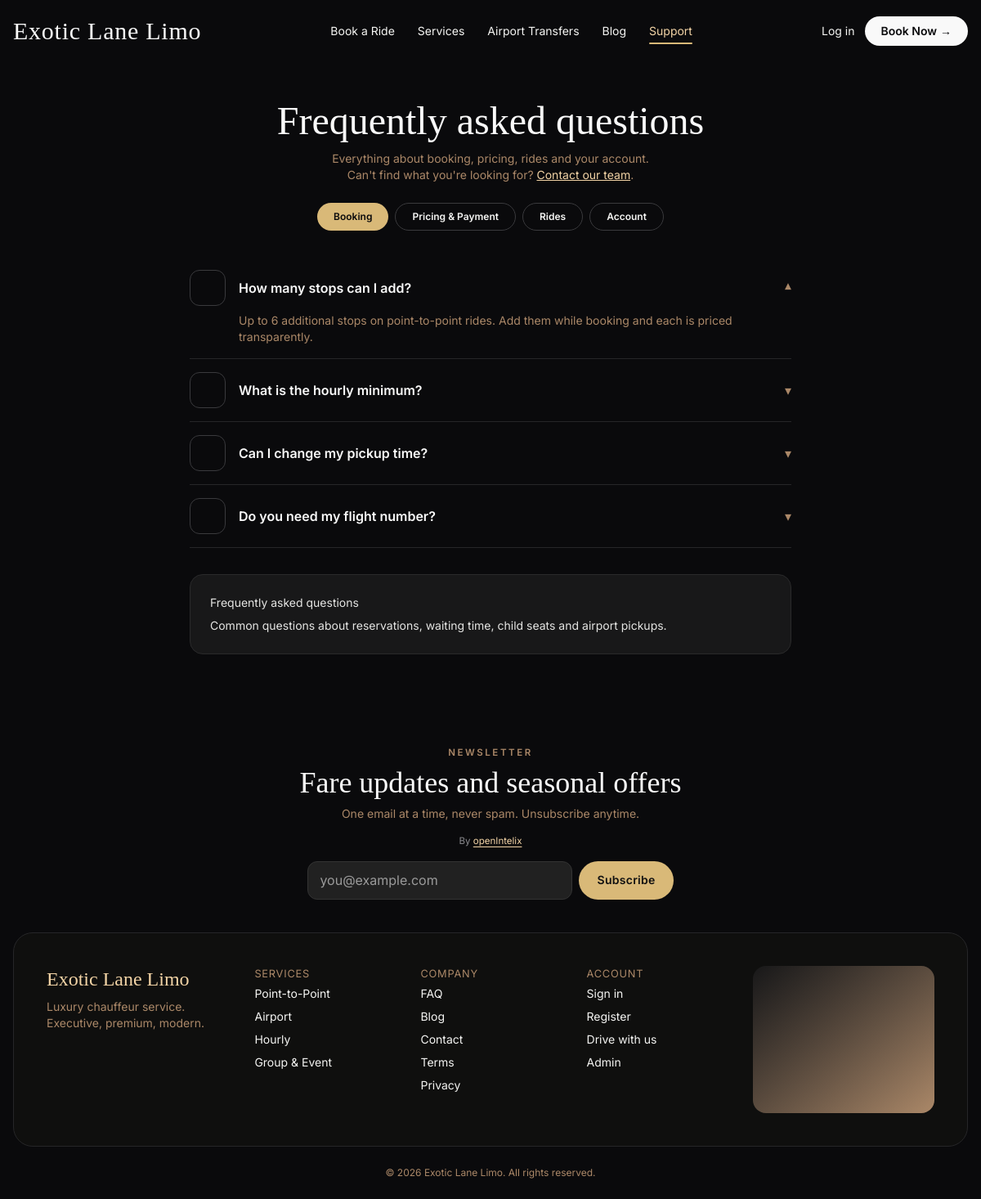
The page /legal/faq.php on the database its author committed.
### tables this page shows
CREATE TABLE IF NOT EXISTS faqs (
  id BIGINT UNSIGNED NOT NULL AUTO_INCREMENT PRIMARY KEY,
  group_id BIGINT UNSIGNED NOT NULL,
  question VARCHAR(255) NOT NULL,
  answer TEXT NOT NULL,
  icon VARCHAR(32) NOT NULL DEFAULT 'pin',
  sort_order INT NOT NULL DEFAULT 0,
  is_active TINYINT(1) NOT NULL DEFAULT 1,
  updated_by BIGINT UNSIGNED NULL,
  created_at DATETIME NOT NULL DEFAULT CURRENT_TIMESTAMP,
  updated_at DATETIME NOT NULL DEFAULT CURRENT_TIMESTAMP ON UPDATE CURRENT_TIMESTAMP,
  KEY idx_faq_group_order (group_id, sort_order),
  KEY idx_faq_active (is_active),
  KEY idx_faq_admin (updated_by),
  CONSTRAINT fk_faq_group FOREIGN KEY (group_id) REFERENCES faq_groups(id) ON DELETE RESTRICT,
  CONSTRAINT fk_faq_admin FOREIGN KEY (updated_by) REFERENCES admins(id) ON DELETE SET NULL
);

CREATE TABLE IF NOT EXISTS content (
  id BIGINT UNSIGNED NOT NULL AUTO_INCREMENT PRIMARY KEY,
  slug VARCHAR(120) NOT NULL,
  title VARCHAR(190) NULL,
  body MEDIUMTEXT NULL,
  meta_title VARCHAR(190) NULL,
  meta_description VARCHAR(255) NULL,
  meta_keywords VARCHAR(255) NULL,
  og_title VARCHAR(190) NULL,
  og_description VARCHAR(255) NULL,
  og_image VARCHAR(255) NULL,
  canonical_url VARCHAR(255) NULL,
  noindex TINYINT(1) NOT NULL DEFAULT 0,
  updated_by BIGINT UNSIGNED NULL,
  created_at DATETIME NOT NULL DEFAULT CURRENT_TIMESTAMP,
  updated_at DATETIME NOT NULL DEFAULT CURRENT_TIMESTAMP ON UPDATE CURRENT_TIMESTAMP,
  UNIQUE KEY uq_content_slug (slug),
  CONSTRAINT fk_content_admin FOREIGN KEY (updated_by) REFERENCES admins(id) ON DELETE SET NULL
);

### legal/faq.php (the view, shortened to what the rows shown need)
<?php
require_once __DIR__ . '/../app/bootstrap.php';
require_once __DIR__ . '/../app/richtext.php';
$pdo = Database::pdo();
try { $body = $pdo->query('SELECT body FROM content WHERE slug = "faq" LIMIT 1')->fetch()['body'] ?? ''; } catch (Throwable) { $body = ''; }
$icons = [
    'pin' => '<path d="M12 21s-7-5.5-7-11a7 7 0 1 1 14 0c0 5.5-7 11-7 11z"/><circle cx="12" cy="10" r="2.5"/>',
    'clock' => '<circle cx="12" cy="12" r="9"/><path d="M12 7v5l3 2"/>',
    'edit' => '<path d="M12 20h9"/><path d="M16.5 3.5a2.1 2.1 0 0 1 3 3L7 19l-4 1 1-4z"/>',
    'plane' => '<path d="M10 20l2-8 8-8-8 2-2 6-6 2 6 2 2 4z"/><circle cx="19" cy="5" r="1.5"/>',
    'tag' => '<path d="M20 12l-8 8-9-9V4h7z"/><circle cx="7.5" cy="7.5" r="1.5"/>',
    'card' => '<rect x="2" y="5" width="20" height="14" rx="2"/><line x1="2" y1="10" x2="22" y2="10"/>',
    'doc' => '<path d="M14 2H6a2 2 0 0 0-2 2v16a2 2 0 0 0 2 2h12a2 2 0 0 0 2-2V8z"/><path d="M14 2v6h6"/>',
    'coin' => '<circle cx="12" cy="12" r="9"/><path d="M12 7v10M9 9.5c0-1 1.3-1.8 3-1.8s3 .8 3 1.8-1 1.6-3 2.2-3 1-3 2.2 1.3 1.9 3 1.9 3-.9 3-1.9"/>',
    'time' => '<circle cx="12" cy="12" r="9"/><path d="M12 7v5l3 2"/>',
    'seat' => '<path d="M7 4v8h8l3 8"/><path d="M7 12h6"/><circle cx="17" cy="19" r="1.6"/><circle cx="9" cy="19" r="1.6"/>',
    'car' => '<path d="M5 12l1.5-4.5A2 2 0 0 1 8.4 6h7.2a2 2 0 0 1 1.9 1.5L19 12"/><rect x="3" y="12" width="18" height="6" rx="1.5"/><circle cx="8" cy="18.5" r="1.6"/><circle cx="16" cy="18.5" r="1.6"/>',
    'user' => '<circle cx="12" cy="8" r="4"/><path d="M4 21c0-4 3.5-6 8-6s8 2 8 6"/>',
    'x' => '<circle cx="12" cy="12" r="9"/><path d="M9 9l6 6M15 9l-6 6"/>',
    'chat' => '<path d="M21 12a8 8 0 0 1-8 8H4l2-3a8 8 0 1 1 15-5z"/>',
];
$faqs = faq_questions($pdo);
$groups = [];
foreach (faq_groups($pdo) as $g) {
    if (($g['n'] ?? 0) > 0 || !$faqs) $groups[$g['slug']] = $g['label'];
}
$copy = page_content($pdo, 'faq');
?>
<div class="max-w-3xl mx-auto px-4 py-12" x-data="{cat:<?= e(json_encode((string)array_key_first($groups), JSON_HEX_APOS | JSON_HEX_QUOT)) ?>}">
  <h1 class="font-display text-4xl md:text-5xl text-[#F9F9F9] text-center"><?= e((string)($copy['faq_heading'] ?? 'Frequently asked questions')) ?></h1>
  <div class="mt-8">
    <?php $first = true; foreach ($faqs as $f): ?>
    <details class="hairline-b py-4 group" x-show="cat === '<?= $f['g'] ?>'" <?= $first ? 'open' : '' ?>>
      <summary class="flex items-center gap-4 cursor-pointer [&::-webkit-details-marker]:hidden">
        <span class="w-11 h-11 shrink-0 rounded-xl border border-[#3a3a3d] text-[#D9B978] inline-flex items-center justify-center" aria-hidden="true">
          <svg width="20" height="20" viewBox="0 0 24 24" fill="none" stroke="currentColor" stroke-width="1.8" stroke-linecap="round" stroke-linejoin="round"><?= $icons[$f['icon']] ?? $icons['chat'] ?></svg>
        </span>
        <span class="flex-1 text-sm md:text-base text-[#F9F9F9] font-semibold"><?= e($f['q']) ?></span>
        <span class="text-[#AB8868] group-open:rotate-180 transition-transform shrink-0" aria-hidden="true">▾</span>
      </summary>
      <p class="text-sm text-[#AB8868] mt-2 pl-[60px] pr-6"><?= e($f['a']) ?></p>
    </details>
    <?php $first = false; endforeach; ?>
  </div>
  <?php if ($body): ?>
  <div class="card rounded-2xl p-6 mt-8 text-sm text-[#E5E5E3] space-y-2"><?= render_rich_text($body) ?></div>
  <?php endif; ?>
</div>
<?php
require APP_ROOT . '/views/layouts/public.php';

### app/richtext.php (shortened to what the rows shown need)
<?php
function clean_html(?string $html): string
{
    $html = trim((string)$html);
    $html = preg_replace('#<(script|style|iframe|object|embed|form|input|button)\b[^>]*>.*?</\1>#is', '', $html) ?? '';
    $html = strip_tags($html, '<p><br><b><strong><i><em><u><s><a><ul><ol><li><h2><h3><h4><blockquote>');
    $html = preg_replace_callback('~<a\b([^>]*)>~i', static function (array $m): string {
        $attrs = $m[1];
        $href = '';
        if (preg_match('~\bhref\s*=\s*"([^"]*)"~i', $attrs, $h)) $href = $h[1];
        elseif (preg_match("~\bhref\s*=\s*'([^']*)'~i", $attrs, $h)) $href = $h[1];
        elseif (preg_match('~\bhref\s*=\s*([^\s>]+)~i', $attrs, $h)) $href = $h[1];
        if ($href === '' || preg_match('~^(?:https?://|mailto:|\#)~i', $href) !== 1) return '<a>';
        return '<a href="' . htmlspecialchars($href, ENT_QUOTES | ENT_HTML5, 'UTF-8') . '">';
    }, $html) ?? $html;
    return html_entity_decode($html, ENT_QUOTES | ENT_HTML5, 'UTF-8');
}
function render_rich_text(?string $html): string
{
    $html = clean_html($html);
    $html = preg_replace('#<p>(?:\s|<br\s*/?>)*</p>#i', '', $html) ?? $html;
    $html = preg_replace('#\s+style\s*=\s*("[^"]*"|\'[^\']*\')#i', '', $html) ?? $html;
    $html = preg_replace('#\s+class\s*=\s*("[^"]*"|\'[^\']*\')#i', '', $html) ?? $html;
    return $html;
}

### rows shown on the page
faqs: question "How many stops can I add?", answer "Up to 6 additional stops on point-to-point rides. Add them while booking and each is priced transparently."
faqs: question "What is the hourly minimum?"
faqs: question "Can I change my pickup time?"
faqs: question "Do you need my flight number?"
content: body "Frequently asked questions Common questions about reservations, waiting time, child seats and airport pickups."

### other values the page prints
$copy['faq_heading'] "Frequently asked questions"
$copy['faq_intro'] "Everything about booking, pricing, rides and your account."
$copy['faq_intro_link_lead'] "Can't find what you're looking for?"
$copy['faq_intro_link'] "Contact our team"
$gl "Booking"
$gl "Pricing & Payment"
$gl "Rides"
$gl "Account"
